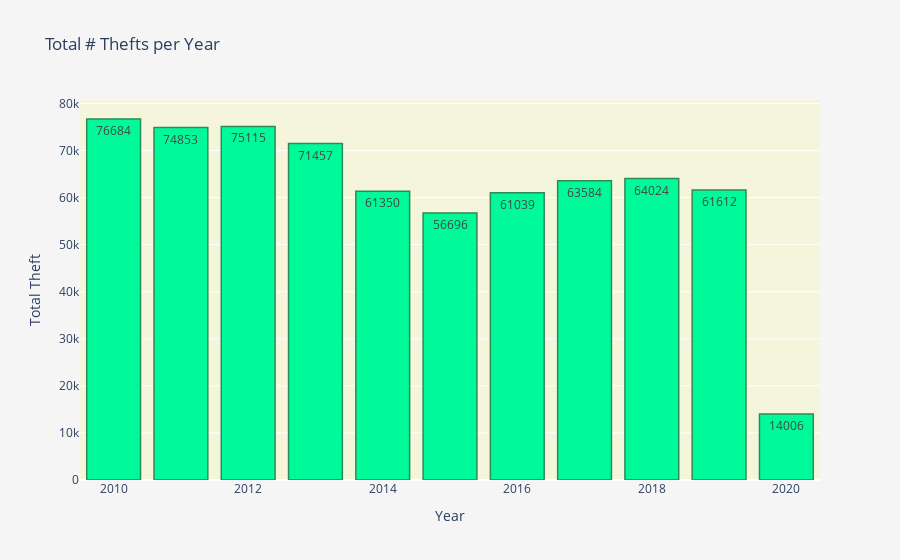

Source (notebook cell):
### Code cell
def theft_bar(df):
    fig=go.Figure(data=[go.Bar(x=df["Year"],y=df["#thefts"],text=df["#thefts"],textposition="auto",)])
    fig.update_traces(marker_color='rgb(0,250,154)', marker_line_color='rgb(46,139,87)',
                  marker_line_width=1.5, opacity=1)
    fig.update_layout(title='Total # Thefts per Year', xaxis_title='Year', yaxis_title='Total Theft', plot_bgcolor ='beige', paper_bgcolor='whitesmoke')
    fig.show()
theft_bar(theft_by_year.toPandas())

### Figure 1 — Plotly figure (JSON) as saved in the notebook; plotly's stock layout.template omitted (floating-point values rounded to 4 significant figures)
{"data": [{"marker": {"color": "rgb(0,250,154)", "line": {"color": "rgb(46,139,87)", "width": 1.5}}, "opacity": 1, "text": [76684, 74853, 75115, 71457, 61350, 56696, 61039, 63584, 64024, 61612, 14006], "textposition": "auto", "type": "bar", "x": [2010, 2011, 2012, 2013, 2014, 2015, 2016, 2017, 2018, 2019, 2020], "y": [76684, 74853, 75115, 71457, 61350, 56696, 61039, 63584, 64024, 61612, 14006]}], "layout": {"paper_bgcolor": "whitesmoke", "plot_bgcolor": "beige", "title": {"text": "Total # Thefts per Year"}, "xaxis": {"title": {"text": "Year"}}, "yaxis": {"title": {"text": "Total Theft"}}}}
